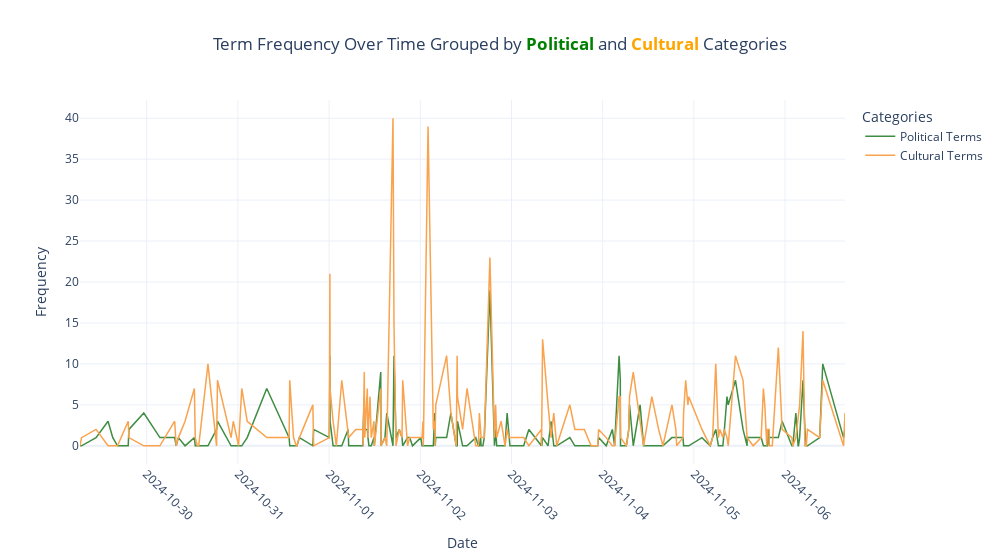

The code cell stored with this chart in its notebook:
### Code cell
plot_word_timeseries_df_cat_grouped_test(china_df, china_top_terms[1:])

### Figure 1 — Plotly figure (JSON) as saved in the notebook; plotly's stock layout.template omitted (floating-point values rounded to 4 significant figures; data arrays with more than 128 entries replaced by an {"elided": "..."} marker saying what was removed)
{"data": [{"line": {"color": "#3F8D42", "width": 1.5}, "mode": "lines", "name": "Political Terms", "type": "scatter", "x": {"elided": "182 str values"}, "y": {"elided": "182 int values"}}, {"line": {"color": "#F9A34E", "width": 1.5}, "mode": "lines", "name": "Cultural Terms", "type": "scatter", "x": {"elided": "182 str values"}, "y": {"elided": "182 int values"}}], "layout": {"legend": {"title": {"text": "Categories"}, "x": 1.02, "xanchor": "left", "y": 0.99, "yanchor": "top"}, "title": {"text": "Term Frequency Over Time Grouped by <span style='color:green;'><b>Political</b></span> and <span style='color:orange;'><b>Cultural</b></span> Categories", "x": 0.5, "xanchor": "center"}, "width": 1000, "xaxis": {"dtick": "D1", "tickangle": 45, "tickformat": "%Y-%m-%d", "title": {"text": "Date"}}, "yaxis": {"title": {"text": "Frequency"}}}}
